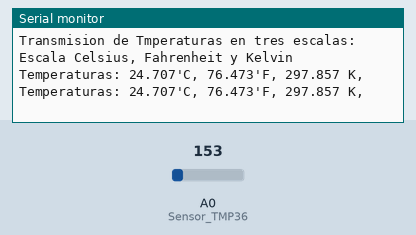
Recording of a sketch running on a simulated Arduino Uno, built with avr-gcc and run on an emulated ATmega328P. On the bench: the last lines printed to the serial monitor. Inputs (shaded band) come from the test bench; at power-on: A0 (Sensor_TMP36) = 153.

Above: at 2.2 s.
2.3 s: A0 (Sensor_TMP36) set to 165
At 3.6 s:
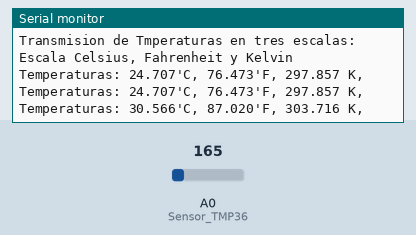
3.8 s: A0 (Sensor_TMP36) set to 175
At 4.5 s:
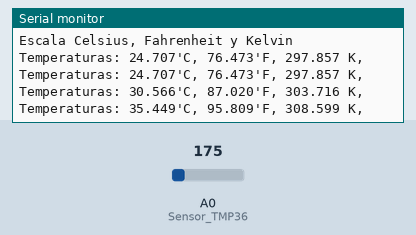
Timing chart, 0 to 6.8 s (numbered marks = the images above; inputs shaded):
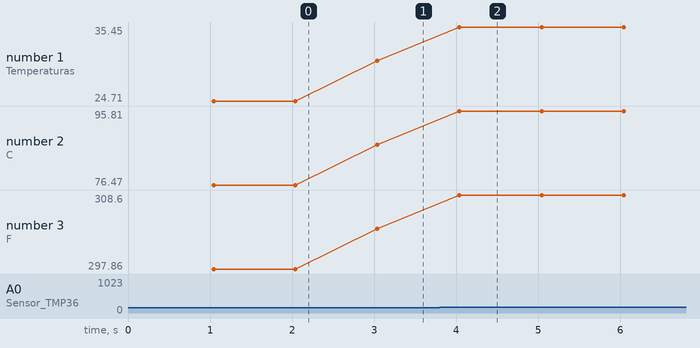

The sketch:

Temperatura_grados.ino
```cpp
/************************
 * Transmisión de temperaturas
 ************************
 *Este programa permite leer la temperatura de un sensor de
 *temperatura TMP36 y enviar por puerto serial temperaturas en grados
 *Celsius, grados Fahrenheit y Kelvin.
 ************************/

 int Sensor_TMP36 = A0;    //Declaramos el puerto analogico A0 para el sensor TMP36.
 int Valor_Analogico = 0; //Declaramos una variable para guardar los datos del sensor.
 float Temperatura = 0.0; //Declaramos una variable para el calculo de temperatura.

 //Variables para la conversion de temperatura en las tres escalas.
 float Grados_Cent = 0.0;
 float Grados_Fahr = 0.0;
 float Kelv        = 0.0;

 void setup()
 {
   Serial.begin(19200); //Iniciamos el puerto de comunicacion a una velocidad de 19200 bps.
   delay(1000);     //Retardo.
   //Imprimir texto:
   Serial.println("Transmision de Tmperaturas en tres escalas:");
   Serial.println("Escala Celsius, Fahrenheit y Kelvin   ");
 }

 void loop()
 {
   Valor_Analogico = analogRead(Sensor_TMP36);  //Leemos los datos del sensor.
   Temperatura = ((Valor_Analogico*(5000/1024.0))-500)/10; //Calculamos la temperatura

   Grados_Cent = Temperatura;       //Grandos centigrados
   Grados_Fahr = (Grados_Cent * 1.8) + 32;  //Grados Fahrenheit
   Kelv        = Grados_Cent + 273.15;    //Kelvin

   //Imprimimos las temperaturas en las tres escalas.
   Serial.print("Temperaturas: ");
   Serial.print(Grados_Cent,3);
   Serial.print("'C, ");
   Serial.print(Grados_Fahr,3);
   Serial.print("'F, ");
   Serial.print(Kelv,3);
   Serial.print(" K, ");
   Serial.println();
   delay(1000); //Retardo para transmitir cada segundo.
 }
```

Measured:
- after the input at 2.3 s, the serial monitor: prints a new line after 0.74 s (image 1)
- after the input at 3.8 s, the serial monitor: prints a new line after 0.24 s (image 2)
- plotted number 1: 24.71 → 30.57 after the input at 2.3 s, 30.57 → 35.45 after the input at 3.8 s
- plotted number 2: 76.47 → 87.02 after the input at 2.3 s, 87.02 → 95.81 after the input at 3.8 s
- plotted number 3: 297.86 → 303.72 after the input at 2.3 s, 303.72 → 308.6 after the input at 3.8 s
